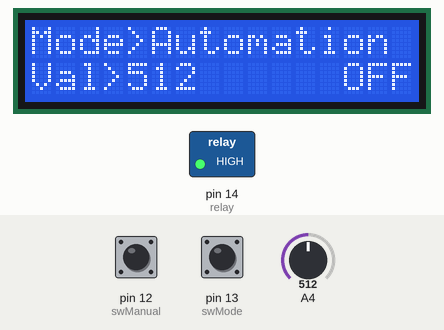
A sketch run on a simulated Arduino Mega 2560, built with avr-gcc and run on an emulated ATmega2560. On the bench: 16×2 character LCD, switched loads named in the sketch (green lamp = pin HIGH). Dashed ring = blinking. The test bench sets the inputs (shaded band); at power-on: pin 13 (swMode) LOW, A4 = 512, pin 12 (swManual) LOW. What the sketch prints to the serial monitor is not drawn.

Above: at 1.2 s.
1.3 s: pin 13 (swMode) pulled HIGH for 3.2 s
At 2.1 s:
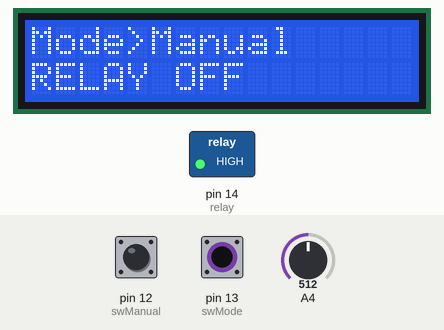
6.0 s: A4 set to 1023
At 6.3 s:
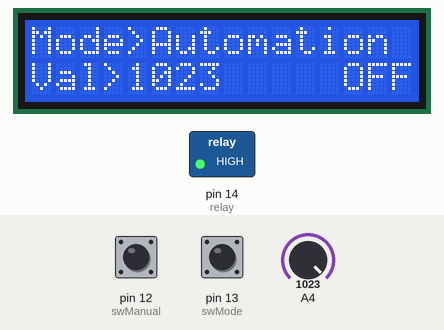
9.0 s: A4 set to 900
At 10.3 s:
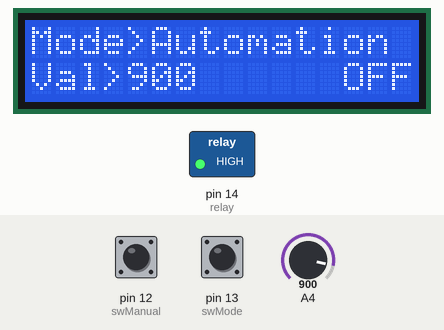
10.6 s: A4 set to 716
At 12.0 s:
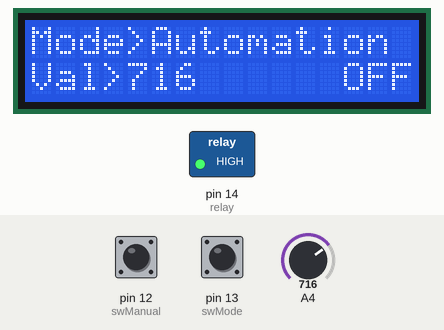
12.3 s: pin 13 (swMode) pulled HIGH for 0.35 s
At 13.1 s:
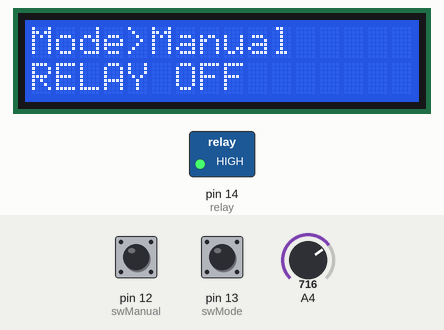
14.2 s: pin 12 (swManual) pulled HIGH for 1 s
At 14.5 s:
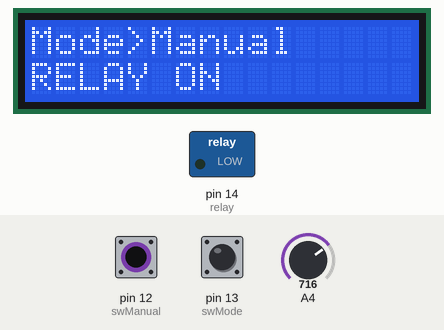
Timing chart, 0 to 17.2 s (numbered marks = the images above; inputs shaded):
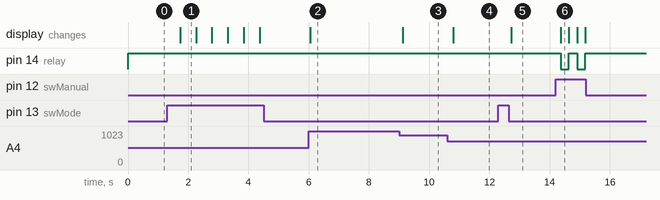

Measured:
- after the input at 1.3 s, the display: changes after 0.43 s (image 1)
- after the input at 6.0 s, the display: changes after 0.05 s (image 2)
- after the input at 9.0 s, the display: changes after 0.13 s (image 3)
- after the input at 10.6 s, the display: changes after 0.21 s (image 4)
- after the input at 12.3 s, the display: changes after 0.43 s (image 5)
- after the input at 14.2 s, pin 14 (relay): alternates HIGH for 0.27 s and LOW for 0.27 s, 4 changes in all, then stays HIGH, starting after 0.17 s; the display: changes after 0.17 s (image 6)
- what the display in image 1 shows lasts 0.6 s, from 1.7 s to 2.3 s

The sketch:

Test_Final-2.ino
```cpp
#include <LiquidCrystal_I2C.h>

#define swManual 12 //สวิตช์กด Manual
#define swMode 13 //สวิตช์กดเปลี่ยน Mode
#define relay 14 //relay
#define MQ135_PIN 36 //
int modeClick = 0;
int swstate = 1;
LiquidCrystal_I2C lcd(0x27 , 16 , 2);

void setup() {
  pinMode(swManual,INPUT);
  pinMode(swMode,INPUT);
  pinMode(relay,OUTPUT);
  digitalWrite(relay,HIGH);
  Serial.begin(115200);
  lcd.init();
  lcd.backlight();
}

void loop() {
  int Manual = digitalRead(swManual);
  int mode = digitalRead(swMode);
  unsigned int senser_val = analogRead(MQ135_PIN); //รับค่าแก็ส
//เลือก Mode
  if (mode == 1) {
    delay(250);
    modeClick = modeClick + 1;
    if (modeClick == 2) {
      modeClick = 0;
    }
  }
  switch(modeClick){
    case 0:
      //Automation
      lcd.clear();
      lcd.setCursor(0,0);
      lcd.print("Mode>Automation");
      Serial.println("Mode>Automation");
      if (senser_val<=1500){             //ค่าแก็สมาก
        digitalWrite(relay,HIGH);//relay ไม่ทำงาน
        lcd.setCursor(0,1);
        lcd.print("Val>");
        lcd.print(senser_val);
        lcd.setCursor(13,1);
        lcd.print("OFF");
        Serial.println("LED OFF");
      }else{
        digitalWrite(relay,LOW);//relay ทำงาน
        lcd.setCursor(0,1);
        lcd.print("Val>");
        lcd.print(senser_val);
        lcd.setCursor(13,1);
        lcd.print("ON");
        Serial.println("LED ON");
      }
      Serial.print("SENSER Value = ");
      Serial.println(senser_val);
      break;
    case 1:
    //Manual
      lcd.clear();
      lcd.setCursor(0,0);
      lcd.print("Mode>Manual");
      Serial.println("Mode>Manual");
      if( Manual == 1) {
        swstate = !swstate;
      }
        if(swstate == 0){
          Serial.println("RELAY ON");
          lcd.setCursor(0,1);
          lcd.print("RELAY ON");
        }else{
          Serial.println("RELAY OFF");
          lcd.setCursor(0,1);
          lcd.print("RELAY OFF");
        }
      digitalWrite(relay,swstate);
      break;
  }
  Serial.println();
  delay(250);
}
```
